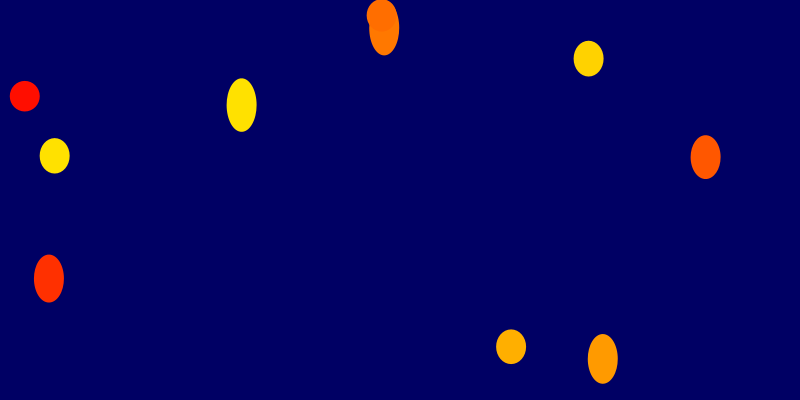
Frame 1 (no input)
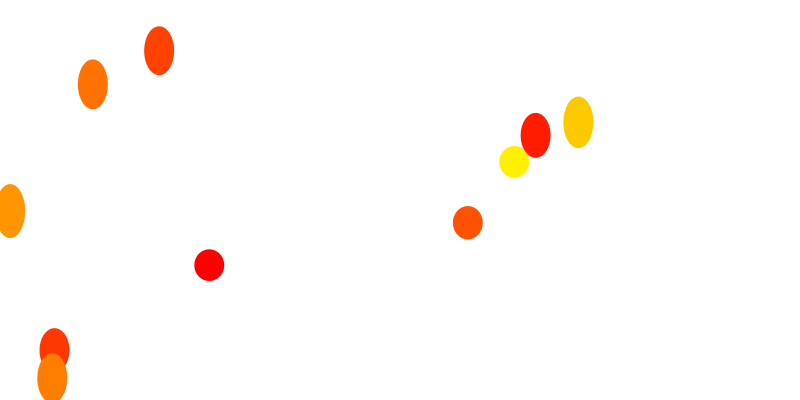
Frame 60 (the mouse pressed at the canvas centre just before this capture)
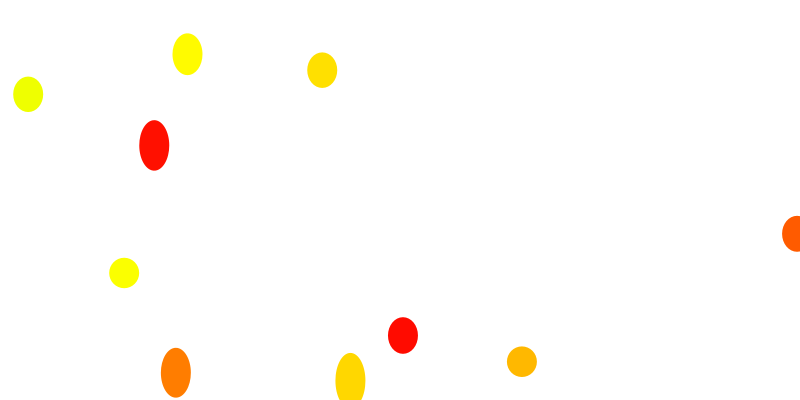
Frame 120 (the mouse held since frame 60 and released just before this capture)

The Processing sketch that drew these frames (run headless with seeded random() and noise(); from frame 60 on, the mouse is pressed at the canvas centre):

// Processing sketch: f18_magd150_lab07_Collins
// ── f18_magd150_lab07_Collins.pde
leaves[] leaves = new leaves[10];
//allows up to 10 leaves on screen at a time
void setup(){
  size(800,400);
  frameRate(10); //slows the "fall" of the leaves so that its not so jarring
  for(int n = 0; n < leaves.length; n++){
   leaves[n] = new leaves(); 
  }
}

void draw(){
  background(0,0,100);
  for(int n = 0; n < leaves.length; n++){
   leaves[n].display();  //uses the info in the class to generate leaves
  }
}

// ── leaves.pde
class leaves {
  // variables for the class
  PVector pos;
  PVector vel;
  
  leaves(){
    pos = new PVector(random(width),random(height));
    vel = new PVector(5,0);
  }
  // will create the varying "leaves"
  void display(){
   noStroke();
   colorMode(HSB,360,100,100);
   fill(random(0,70),100,100); //sets the color for each leaf to a shade of red orange or yellow
   ellipse(random(0,width),random(0,height),30,random(30,60)); // sets the size of each leaf to a circle or an ellipse
  }
}
